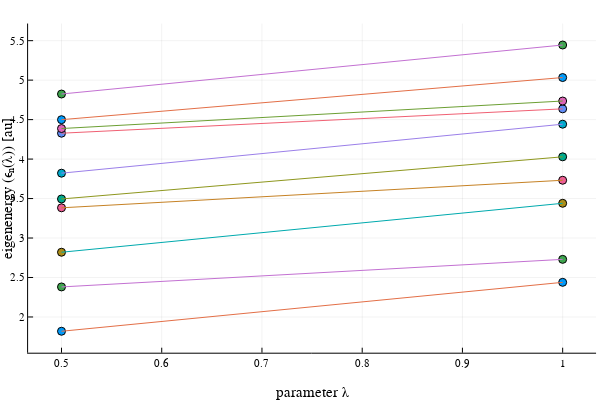

The notebook cell saved with this chart:
### Code cell
fig1=plot_eigenvalues(simulation_info,output_data,1:1:10;show_label=false)
display(fig1)

### Figure 1 — Plotly figure (JSON) as saved in the notebook; plotly's stock layout.template omitted (floating-point values rounded to 4 significant figures)
{"data": [{"colorbar": {"len": 0.9143, "title": "", "x": 0.9934, "y": 0.533}, "legendgroup": "", "marker": {"color": "rgba(0, 154, 250, 1.000)", "line": {"color": "rgba(0, 0, 0, 1.000)", "width": 1}, "size": 8, "symbol": "circle"}, "mode": "markers", "name": "", "showlegend": false, "type": "scatter", "x": [0.5, 1], "xaxis": "x", "y": [1.819, 2.439], "yaxis": "y"}, {"colorbar": {"len": 0.9143, "title": "", "x": 0.9934, "y": 0.533}, "legendgroup": "", "line": {"color": "rgba(227, 111, 71, 1.000)", "dash": "solid", "shape": "linear", "width": 1}, "mode": "lines", "name": "", "showlegend": false, "type": "scatter", "x": [0.5, 1], "xaxis": "x", "y": [1.819, 2.439], "yaxis": "y"}, {"colorbar": {"len": 0.9143, "title": "", "x": 0.9934, "y": 0.533}, "legendgroup": "", "marker": {"color": "rgba(62, 164, 78, 1.000)", "line": {"color": "rgba(0, 0, 0, 1.000)", "width": 1}, "size": 8, "symbol": "circle"}, "mode": "markers", "name": "", "showlegend": false, "type": "scatter", "x": [0.5, 1], "xaxis": "x", "y": [2.381, 2.73], "yaxis": "y"}, {"colorbar": {"len": 0.9143, "title": "", "x": 0.9934, "y": 0.533}, "legendgroup": "", "line": {"color": "rgba(195, 113, 210, 1.000)", "dash": "solid", "shape": "linear", "width": 1}, "mode": "lines", "name": "", "showlegend": false, "type": "scatter", "x": [0.5, 1], "xaxis": "x", "y": [2.381, 2.73], "yaxis": "y"}, {"colorbar": {"len": 0.9143, "title": "", "x": 0.9934, "y": 0.533}, "legendgroup": "", "marker": {"color": "rgba(172, 142, 24, 1.000)", "line": {"color": "rgba(0, 0, 0, 1.000)", "width": 1}, "size": 8, "symbol": "circle"}, "mode": "markers", "name": "", "showlegend": false, "type": "scatter", "x": [0.5, 1], "xaxis": "x", "y": [2.82, 3.44], "yaxis": "y"}, {"colorbar": {"len": 0.9143, "title": "", "x": 0.9934, "y": 0.533}, "legendgroup": "", "line": {"color": "rgba(0, 170, 174, 1.000)", "dash": "solid", "shape": "linear", "width": 1}, "mode": "lines", "name": "", "showlegend": false, "type": "scatter", "x": [0.5, 1], "xaxis": "x", "y": [2.82, 3.44], "yaxis": "y"}, {"colorbar": {"len": 0.9143, "title": "", "x": 0.9934, "y": 0.533}, "legendgroup": "", "marker": {"color": "rgba(237, 94, 147, 1.000)", "line": {"color": "rgba(0, 0, 0, 1.000)", "width": 1}, "size": 8, "symbol": "circle"}, "mode": "markers", "name": "", "showlegend": false, "type": "scatter", "x": [0.5, 1], "xaxis": "x", "y": [3.383, 3.732], "yaxis": "y"}, {"colorbar": {"len": 0.9143, "title": "", "x": 0.9934, "y": 0.533}, "legendgroup": "", "line": {"color": "rgba(198, 130, 37, 1.000)", "dash": "solid", "shape": "linear", "width": 1}, "mode": "lines", "name": "", "showlegend": false, "type": "scatter", "x": [0.5, 1], "xaxis": "x", "y": [3.383, 3.732], "yaxis": "y"}, {"colorbar": {"len": 0.9143, "title": "", "x": 0.9934, "y": 0.533}, "legendgroup": "", "marker": {"color": "rgba(0, 169, 141, 1.000)", "line": {"color": "rgba(0, 0, 0, 1.000)", "width": 1}, "size": 8, "symbol": "circle"}, "mode": "markers", "name": "", "showlegend": false, "type": "scatter", "x": [0.5, 1], "xaxis": "x", "y": [3.495, 4.029], "yaxis": "y"}, {"colorbar": {"len": 0.9143, "title": "", "x": 0.9934, "y": 0.533}, "legendgroup": "", "line": {"color": "rgba(142, 151, 30, 1.000)", "dash": "solid", "shape": "linear", "width": 1}, "mode": "lines", "name": "", "showlegend": false, "type": "scatter", "x": [0.5, 1], "xaxis": "x", "y": [3.495, 4.029], "yaxis": "y"}, {"colorbar": {"len": 0.9143, "title": "", "x": 0.9934, "y": 0.533}, "legendgroup": "", "marker": {"color": "rgba(0, 169, 204, 1.000)", "line": {"color": "rgba(0, 0, 0, 1.000)", "width": 1}, "size": 8, "symbol": "circle"}, "mode": "markers", "name": "", "showlegend": false, "type": "scatter", "x": [0.5, 1], "xaxis": "x", "y": [3.821, 4.442], "yaxis": "y"}, {"colorbar": {"len": 0.9143, "title": "", "x": 0.9934, "y": 0.533}, "legendgroup": "", "line": {"color": "rgba(155, 127, 233, 1.000)", "dash": "solid", "shape": "linear", "width": 1}, "mode": "lines", "name": "", "showlegend": false, "type": "scatter", "x": [0.5, 1], "xaxis": "x", "y": [3.821, 4.442], "yaxis": "y"}, {"colorbar": {"len": 0.9143, "title": "", "x": 0.9934, "y": 0.533}, "legendgroup": "", "marker": {"color": "rgba(97, 141, 246, 1.000)", "line": {"color": "rgba(0, 0, 0, 1.000)", "width": 1}, "size": 8, "symbol": "circle"}, "mode": "markers", "name": "", "showlegend": false, "type": "scatter", "x": [0.5, 1], "xaxis": "x", "y": [4.328, 4.636], "yaxis": "y"}, {"colorbar": {"len": 0.9143, "title": "", "x": 0.9934, "y": 0.533}, "legendgroup": "", "line": {"color": "rgba(240, 96, 115, 1.000)", "dash": "solid", "shape": "linear", "width": 1}, "mode": "lines", "name": "", "showlegend": false, "type": "scatter", "x": [0.5, 1], "xaxis": "x", "y": [4.328, 4.636], "yaxis": "y"}, {"colorbar": {"len": 0.9143, "title": "", "x": 0.9934, "y": 0.533}, "legendgroup": "", "marker": {"color": "rgba(221, 101, 182, 1.000)", "line": {"color": "rgba(0, 0, 0, 1.000)", "width": 1}, "size": 8, "symbol": "circle"}, "mode": "markers", "name": "", "showlegend": false, "type": "scatter", "x": [0.5, 1], "xaxis": "x", "y": [4.387, 4.735], "yaxis": "y"}, {"colorbar": {"len": 0.9143, "title": "", "x": 0.9934, "y": 0.533}, "legendgroup": "", "line": {"color": "rgba(108, 159, 51, 1.000)", "dash": "solid", "shape": "linear", "width": 1}, "mode": "lines", "name": "", "showlegend": false, "type": "scatter", "x": [0.5, 1], "xaxis": "x", "y": [4.387, 4.735], "yaxis": "y"}, {"colorbar": {"len": 0.9143, "title": "", "x": 0.9934, "y": 0.533}, "legendgroup": "", "marker": {"color": "rgba(0, 154, 250, 1.000)", "line": {"color": "rgba(0, 0, 0, 1.000)", "width": 1}, "size": 8, "symbol": "circle"}, "mode": "markers", "name": "", "showlegend": false, "type": "scatter", "x": [0.5, 1], "xaxis": "x", "y": [4.499, 5.033], "yaxis": "y"}, {"colorbar": {"len": 0.9143, "title": "", "x": 0.9934, "y": 0.533}, "legendgroup": "", "line": {"color": "rgba(227, 111, 71, 1.000)", "dash": "solid", "shape": "linear", "width": 1}, "mode": "lines", "name": "", "showlegend": false, "type": "scatter", "x": [0.5, 1], "xaxis": "x", "y": [4.499, 5.033], "yaxis": "y"}, {"colorbar": {"len": 0.9143, "title": "", "x": 0.9934, "y": 0.533}, "legendgroup": "", "marker": {"color": "rgba(62, 164, 78, 1.000)", "line": {"color": "rgba(0, 0, 0, 1.000)", "width": 1}, "size": 8, "symbol": "circle"}, "mode": "markers", "name": "", "showlegend": false, "type": "scatter", "x": [0.5, 1], "xaxis": "x", "y": [4.824, 5.445], "yaxis": "y"}, {"colorbar": {"len": 0.9143, "title": "", "x": 0.9934, "y": 0.533}, "legendgroup": "", "line": {"color": "rgba(195, 113, 210, 1.000)", "dash": "solid", "shape": "linear", "width": 1}, "mode": "lines", "name": "", "showlegend": false, "type": "scatter", "x": [0.5, 1], "xaxis": "x", "y": [4.824, 5.445], "yaxis": "y"}], "layout": {"annotations": [], "height": 400, "legend": {"bgcolor": "rgba(255, 255, 255, 1.000)", "bordercolor": "rgba(0, 0, 0, 1.000)", "borderwidth": 1, "font": {"color": "rgba(0, 0, 0, 1.000)", "family": "sans-serif", "size": 11}, "title": {"font": {"color": "rgba(0, 0, 0, 1.000)", "family": "sans-serif", "size": 15}, "text": ""}, "tracegroupgap": 0, "traceorder": "normal", "x": 1, "xanchor": "auto", "y": 1, "yanchor": "auto"}, "margin": {"b": 20, "l": 0, "r": 0, "t": 20}, "paper_bgcolor": "rgba(255, 255, 255, 1.000)", "plot_bgcolor": "rgba(255, 255, 255, 1.000)", "showlegend": true, "width": 600, "xaxis": {"anchor": "y", "domain": [0.04684, 0.9934], "gridcolor": "rgba(0, 0, 0, 0.100)", "gridwidth": 0.5, "linecolor": "rgba(0, 0, 0, 1.000)", "mirror": false, "showgrid": true, "showline": true, "showticklabels": true, "tickangle": 0, "tickcolor": "rgb(0, 0, 0)", "tickfont": {"color": "rgba(0, 0, 0, 1.000)", "family": "sans-serif", "size": 11}, "ticks": "inside", "title": "parameter λ", "titlefont": {"color": "rgba(0, 0, 0, 1.000)", "family": "sans-serif", "size": 15}, "type": "-", "visible": true, "zeroline": false, "zerolinecolor": "rgba(0, 0, 0, 1.000)"}, "yaxis": {"anchor": "x", "domain": [0.07581, 0.9902], "gridcolor": "rgba(0, 0, 0, 0.100)", "gridwidth": 0.5, "linecolor": "rgba(0, 0, 0, 1.000)", "mirror": false, "showgrid": true, "showline": true, "showticklabels": true, "tickangle": 0, "tickcolor": "rgb(0, 0, 0)", "tickfont": {"color": "rgba(0, 0, 0, 1.000)", "family": "sans-serif", "size": 11}, "ticks": "inside", "title": "eigenenergy (ϵₙ(λ)) [au]", "titlefont": {"color": "rgba(0, 0, 0, 1.000)", "family": "sans-serif", "size": 15}, "type": "-", "visible": true, "zeroline": false, "zerolinecolor": "rgba(0, 0, 0, 1.000)"}}}
